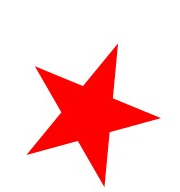
#> input picture machine_vision_lab1/Images_Lab_1/star.png, 180 x 192 px, found by its file name
$ python exercice_6.py
#> lines starting #> are read from the running program, lines starting #| are printed output that depends on the picture; after the words box and inside, x2 and y2 are one past the last pixel; in counts of white or black regions, pixels touching at a corner belong together
import cv2 as cv
import numpy as np
import os
import sys

image_path = r"C:\Users\Jean\Documents\Suede\Sensor_techno\machine_vision_lab1\Images_Lab_1\star.png"

if not os.path.exists(image_path):

    sys.exit(f"Error: File not found at {image_path}")

img = cv.imread(image_path)
#> img is the input picture: shape (192, 180, 3); mean B, G, R 209.6, 209.6, 253.6

def resize_image(image, scale_percent):
#> called with scale_percent = 200
    width = int(image.shape[1] * scale_percent / 100)
#> width = 360
    height = int(image.shape[0] * scale_percent / 100)
#> height = 384
    dimensions = (width, height)
#> dimensions = (360, 384)
    return cv.resize(image, dimensions, interpolation=cv.INTER_AREA)

img = resize_image(img, 200)

def img_show(img):
    cv.imshow("original", img )
    cv.waitKey(0)
    cv.destroyAllWindows()

img_show(img)

kernel = (5,5)

blurred = cv.GaussianBlur(img, (5, 5), 0)

edges = cv.Canny(blurred, 50, 150)
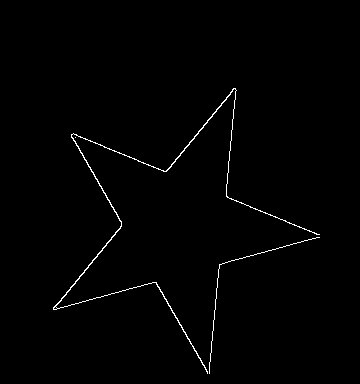
#> edges: shape (384, 360); 0.89% white in thin lines or dots, all inside (x1, y1, x2, y2) = (53, 88, 320, 374)

edges = cv.dilate(edges,kernel )
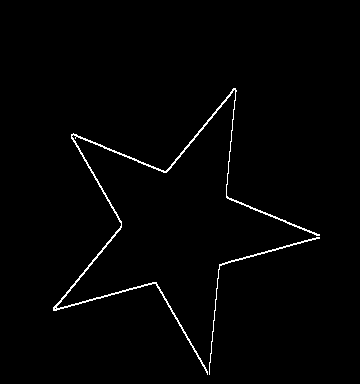
#> edges: shape (384, 360); 1.4% white in thin lines or dots, all inside (x1, y1, x2, y2) = (53, 88, 320, 375)


img_show(edges)

contours, _ = cv.findContours(edges, cv.RETR_EXTERNAL, cv.CHAIN_APPROX_SIMPLE)
#> contours = 2 contours; box (x1, y1, x2, y2) and area: (53, 88, 320, 375) 820, (209, 237, 320, 375) 110

largest_contour = max(contours, key=cv.contourArea)
#> largest_contour = contour of 875 points, box (x1, y1, x2, y2) (53, 88, 320, 375), area 820


leftmost = tuple(largest_contour[largest_contour[:, :, 0].argmin()][0])  # Min x
#> leftmost = (53, 307)
rightmost = tuple(largest_contour[largest_contour[:, :, 0].argmax()][0])  # Max x
#> rightmost = (319, 235)
topmost = tuple(largest_contour[largest_contour[:, :, 1].argmin()][0])  # Min y
#> topmost = (233, 88)
bottommost = tuple(largest_contour[largest_contour[:, :, 1].argmax()][0])  # Max y
#> bottommost = (207, 374)
top_left = tuple(largest_contour[np.argmin(largest_contour[:, :, 0] + largest_contour[:, :, 1])][0])
#> top_left = (71, 134)

output = img.copy()

summit_points = [leftmost, rightmost, topmost, bottommost, top_left]
#> summit_points = [(53, 307), (319, 235), (233, 88), (207, 374), (71, 134)]
central_x = int(sum([p[0] for p in summit_points]) / len(summit_points))
#> central_x = 176
central_y = int(sum([p[1] for p in summit_points]) / len(summit_points))
#> central_y = 227
central_point = (central_x, central_y)
#> central_point = (176, 227)

cv.circle(output, central_point, 5, (0, 255, 255), -1)
#> output: shape (384, 360, 3); mean B, G, R 209.6, 209.8, 253.6
cv.circle(output, leftmost, 5, (255, 0, 0), -1)
#> output: shape (384, 360, 3); mean B, G, R 209.6, 209.7, 253.4
cv.circle(output, rightmost, 5, (0, 255, 0), -1)
#> output: shape (384, 360, 3); mean B, G, R 209.5, 209.7, 253.3
cv.circle(output, topmost, 5, (0, 0, 255), -1)
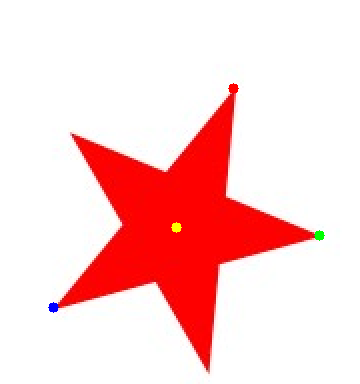
#> output: shape (384, 360, 3); mean B, G, R 209.3, 209.6, 253.3
cv.circle(output, bottommost, 5, (255, 255, 0), -1)
#> output: shape (384, 360, 3); 0.06% of pixels changed, all inside (x1, y1, x2, y2) = (202, 369, 213, 380)
cv.circle(output, top_left, 5, (255, 0, 255), -1)
#> output: shape (384, 360, 3); mean B, G, R 209.4, 209.5, 253.1

cv.imshow("Extremum Points", output)
cv.waitKey(0)
cv.destroyAllWindows()

print("Central Point of Summits:", central_point)
#| Central Point of Summits: (176, 227)


########BINARIZATION############

gray = cv.cvtColor(img, cv.COLOR_BGR2GRAY)
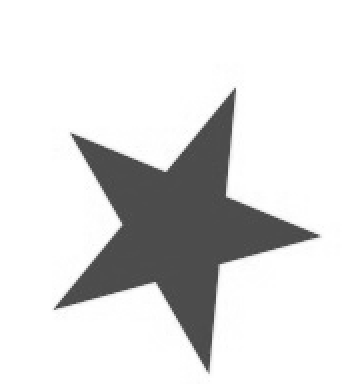
#> gray: shape (384, 360); min 65, max 255, mean 222.8


kernel = (5,5)

_, binary = cv.threshold(gray,127,255,cv.THRESH_BINARY_INV )
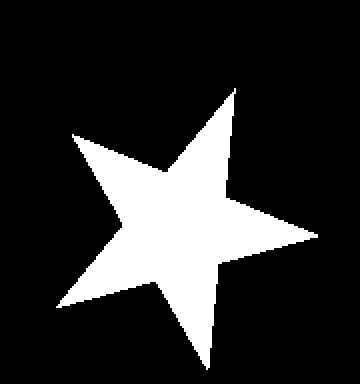
#> binary: shape (384, 360); 17.5% white; 1 white region

img_show(binary)

contours, _ = cv.findContours(binary, cv.RETR_EXTERNAL, cv.CHAIN_APPROX_SIMPLE)
#> contours = 1 contour; box (x1, y1, x2, y2) and area: (56, 88, 318, 370) 23626

largest_contour = max(contours, key=cv.contourArea)
#> largest_contour = contour of 583 points, box (x1, y1, x2, y2) (56, 88, 318, 370), area 23626


leftmost = tuple(largest_contour[largest_contour[:, :, 0].argmin()][0])  # Min x
#> leftmost = (56, 306)
rightmost = tuple(largest_contour[largest_contour[:, :, 0].argmax()][0])  # Max x
#> rightmost = (317, 237)
topmost = tuple(largest_contour[largest_contour[:, :, 1].argmin()][0])  # Min y
#> topmost = (234, 88)
bottommost = tuple(largest_contour[largest_contour[:, :, 1].argmax()][0])  # Max y
#> bottommost = (206, 369)
top_left = tuple(largest_contour[np.argmin(largest_contour[:, :, 0] + largest_contour[:, :, 1])][0])
#> top_left = (72, 134)


output = img.copy()

summit_points = [leftmost, rightmost, topmost, bottommost, top_left]
#> summit_points = [(56, 306), (317, 237), (234, 88), (206, 369), (72, 134)]
central_x = int(sum([p[0] for p in summit_points]) / len(summit_points))
#> central_x = 177
central_y = int(sum([p[1] for p in summit_points]) / len(summit_points))
#> central_y = 226
central_point = (central_x, central_y)
#> central_point = (177, 226)

cv.circle(output, central_point, 5, (0, 255, 255), -1)
#> output: shape (384, 360, 3); mean B, G, R 209.6, 209.8, 253.6
cv.circle(output, leftmost, 5, (255, 0, 0), -1)
#> output: shape (384, 360, 3); mean B, G, R 209.6, 209.7, 253.4
cv.circle(output, rightmost, 5, (0, 255, 0), -1)
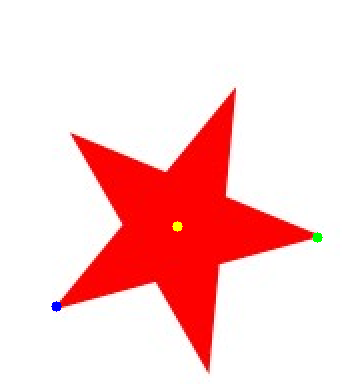
#> output: shape (384, 360, 3); mean B, G, R 209.5, 209.7, 253.3
cv.circle(output, topmost, 5, (0, 0, 255), -1)
#> output: shape (384, 360, 3); 0.06% of pixels changed, all inside (x1, y1, x2, y2) = (229, 83, 240, 94)
cv.circle(output, bottommost, 5, (255, 255, 0), -1)
#> output: shape (384, 360, 3); mean B, G, R 209.4, 209.7, 253.2
cv.circle(output, top_left, 5, (255, 0, 255), -1)
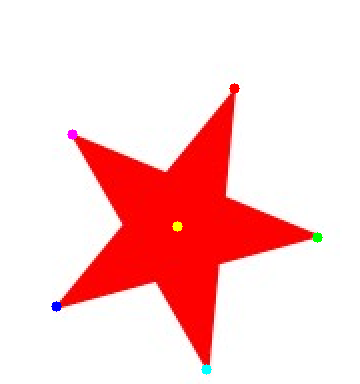
#> output: shape (384, 360, 3); mean B, G, R 209.5, 209.6, 253.2

cv.imshow("Extremum Points", output)
cv.waitKey(0)
cv.destroyAllWindows()

print("Central Point of Summits:", central_point)
#| Central Point of Summits: (177, 226)


#########ANSWER############
#Canny :
#while using canny filter,
#i got: 176,227 coordinate,
# Firstl i applied gaussian blurr then canny, and then dilation,
# then to have th coordinate I  used cv.contours and then finding the corner of the star
#after that I found the middle of all the corner by averaging the sum of the X coordinate then y coordinate and that gave us the middle of the star
#
#
#Binarization : I did the same thing as canny but with the binarizatin and without any other filters,
#got as coordinate : 177,226
#
#
###########################
